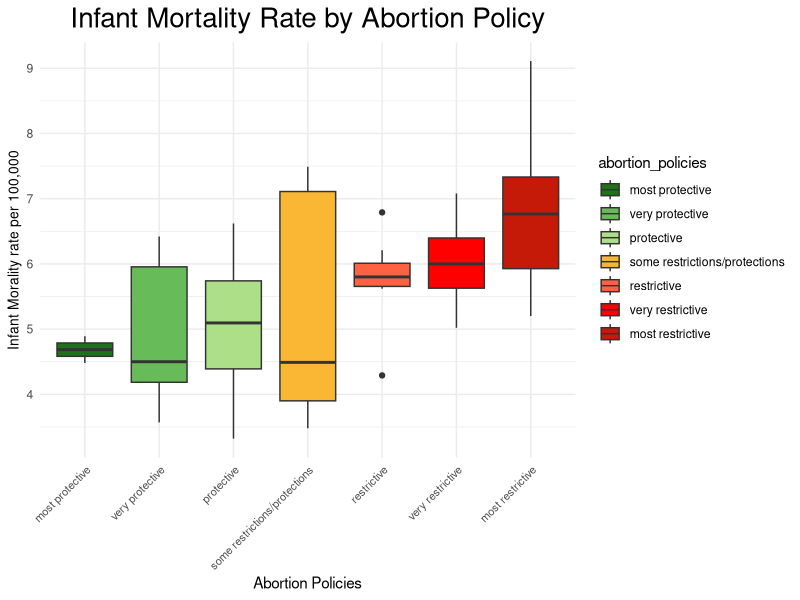
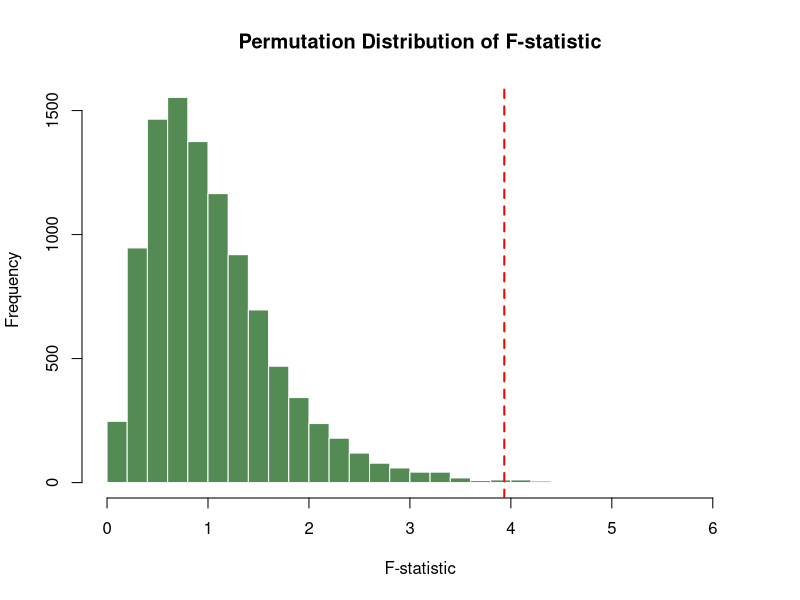
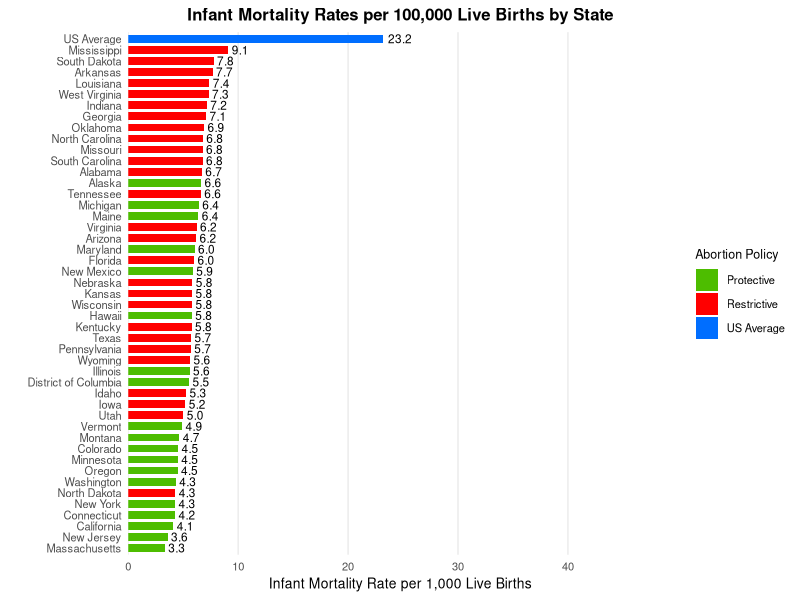

These figures' R source, in order:
## ---- chunk 1
options(repos = c(CRAN = "https://cloud.r-project.org"))
install.packages("tidyverse")
library(tidyverse)
df <- read_csv("../data/clean_data/merged_data.csv", show_col_types = FALSE)
df <- df[!is.na(df$abortion_policies), ]
df_test <- df[df$State != "US", ]
df$abortion_policies <- factor(df$abortion_policies, 
                              levels = c("most protective", "very protective", 
                                         "protective", "some restrictions/protections", 
                                         "restrictive", "very restrictive", "most restrictive"))
## ---- chunk 2
df$infant_mortality_2022
## ---- chunk 3
# Kruskal-Wallis test
kruskal.test(infant_mortality_2022 ~ abortion_policies, data = df)

# If Kruskal-Wallis is significant, run pairwise Wilcoxon tests
pairwise.wilcox.test(df$infant_mortality_2022, 
                     df$abortion_policies,
                     p.adjust.method = "bonferroni")

# accompanying boxplot visualization
# accompanying boxplot visualization
ggplot(df, aes(x = abortion_policies, y = infant_mortality_2022, fill=abortion_policies)) +
  geom_boxplot() +
  theme_minimal() +
  theme(axis.text.x = element_text(size = 8, angle = 45, hjust = 1),
        axis.title.y = element_text(size = 10)) + 
  scale_fill_manual(values = c("#1c7416", "#68bb59", "#acdf87", "#fab733", "#ff6242", "#ff0000", "#c61a09")) +
  labs(x = "Abortion Policies", 
       y = "Infant Morality rate per 100,000",
       title = "Infant Mortality Rate by Abortion Policy") +
  theme(plot.title = element_text(size = 20, hjust = 0.5))
## ---- chunk 4
# Permutation Test
N <- 10000 

# Observed ANOVA F-statistic
observed_anova <- aov(infant_mortality_2022 ~ abortion_policies, data = df)
observed_F <- summary(observed_anova)[[1]][["F value"]][1]

# Permutation loop
set.seed(1234) 
perm_F <- numeric(N)

for (i in 1:N) {
  # Permute the response variable
  permuted_data <- df
  permuted_data$infant_mortality_2022 <- sample(permuted_data$infant_mortality_2022)
  
  # Perform ANOVA on permuted data
  perm_anova <- aov(infant_mortality_2022 ~ abortion_policies, data = permuted_data)
  perm_F[i] <- summary(perm_anova)[[1]][["F value"]][1]
}

# Calculate p-value
p_value <- mean(perm_F >= observed_F)

cat("Observed F-statistic:", observed_F, "\n")
cat("Permutation Test p-value:", p_value, "\n")

# Plot the permutation F-statistics
hist(perm_F, 
     breaks = 30, 
     main = "Permutation Distribution of F-statistic", 
     xlab = "F-statistic", 
     col = "palegreen4",  
     border = "white")    

# F-statistic line 
abline(v = observed_F, 
       col = "red",       
       lwd = 2, 
       lty = 2)
## ---- chunk 5

df_filtered <- df %>%
  filter(!is.na(`infant_mortality_2022`)) %>%
  filter(State != "US" & State != "Nevada" & State != "Rhode Island" & State != "New Hampshire" & State != "Ohio" & State != "Delaware") %>%
  mutate(
    simplified_policies = case_when(
      abortion_policies %in% c("most restrictive", "very restrictive", "restrictive") ~ "Restrictive",
      abortion_policies %in% c("most protective", "very protective", "protective") ~ "Protective",
      TRUE ~ abortion_policies
    )
  ) %>%
  bind_rows(tibble(
    State = "US Average",
    `infant_mortality_2022` = 23.2,
    simplified_policies = "US Average"
  ))

ggplot(df_filtered, 
       aes(y = reorder(State, `infant_mortality_2022`), 
           x = `infant_mortality_2022`,
           fill = simplified_policies)) +
  geom_bar(stat = "identity", width = 0.7) +
  geom_text(aes(label = sprintf("%.1f", `infant_mortality_2022`)),
            hjust = -0.2,
            size = 3) +
  scale_fill_manual(values = c(
    "Restrictive" = "#ff0000",    
    "Protective" = "#4dbd00",    
    "US Average" = "#006eff"   
  )) +
  theme_minimal() +
  labs(
    title = "Infant Mortality Rates per 100,000 Live Births by State",
    x = "Infant Mortality Rate per 1,000 Live Births",
    y = "",
    fill = "Abortion Policy"
  ) +
  theme(
    plot.title = element_text(hjust = 0.5, size = 12, face = "bold"),
    axis.title.x = element_text(size = 10),
    axis.text.y = element_text(size = 8, color = "grey30"),
    axis.text.x = element_text(size = 8),
    legend.position = "right",
    legend.title = element_text(size = 9),
    legend.text = element_text(size = 8),
    panel.grid.major.y = element_blank(),
    panel.grid.minor = element_blank(),
    plot.background = element_rect(fill = "white", color = NA),
    panel.background = element_rect(fill = "white", color = NA)
  ) +
  scale_x_continuous(
    limits = c(0, 45),
    breaks = seq(0, 40, by = 10),
    expand = expansion(mult = c(0, 0.1))
  )
